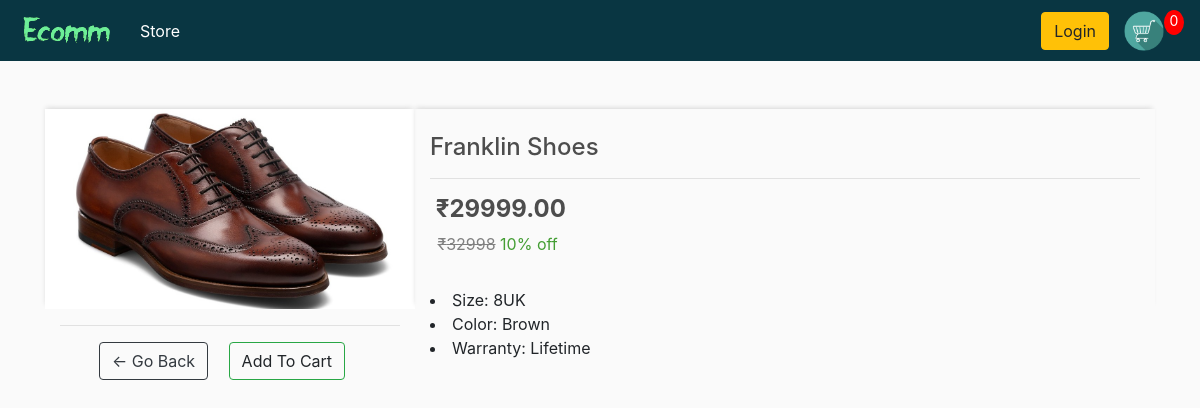
/product/5, run on the app's committed database.
### store/models.py (models this page shows, shortened)
class Product(models.Model):
    name = models.CharField(max_length=200, null=True)
    price = models.DecimalField(max_digits=9, decimal_places=2)
    digital = models.BooleanField(default=False, null=True, blank=False)
    image = models.ImageField(null=True, blank=True)
    description = models.CharField(max_length=1000, null=True, blank=True)
    @property
    def imageURL(self):
        try:
            url = self.image.url
        except:
            url = ''
        return url

### store/views.py (the view)
# urls.py: path('product/<int:pid>', productView, name="product"),
def productView(request, pid):
    data = cartData(request)
    cartItems = data['cartItems']
    product = Product.objects.get(id=pid)
    desc = []
    try:
        for i in product.description.split('<br>'):
            desc.append(i)
    except:
        pass
    originalPrice = int(int(product.price) * 1.10)
    context = {'product': product,
               'cartItems': cartItems,
               'desc': desc,
               'originalPrice': originalPrice}
    return render(request, 'store/product.html', context)

### store/utils.py (called while the page is built, shortened)
def cookieCart(request):
    try:
        cart = json.loads(request.COOKIES['cart'])
    except:
        cart = {}
        print('CART:', cart)
    items = []
    order = {'get_cart_total': 0, 'get_cart_items': 0, 'shipping': False}
    cartItems = order['get_cart_items']
    return {'cartItems': cartItems, 'order': order, 'items': items}

def cartData(request):
    if request.user.is_authenticated:
        customer = request.user.customer
        order, created = Order.objects.get_or_create(
            customer=customer, complete=False)
        items = order.orderitem_set.all()
        cartItems = order.get_cart_items
    else:
        cookieData = cookieCart(request)
        cartItems = cookieData['cartItems']
        order = cookieData['order']
        items = cookieData['items']
    return {'cartItems': cartItems, 'order': order, 'items': items}

### store/templates/store/product.html
{% extends "store/base.html" %}
{% load static %}
{% block content %}
	<div class="container-fluid my-4">
		<div class="row">
			<div class="col-md-4">
				<div class="row">
					<img class="thumbnail" src='{{product.imageURL}}' class="card-img-top">
				</div>
				<div class="my-2 text-center">
					<hr>
					<a class="btn btn-outline-dark" href="{% url 'store' %}">&#x2190; Go Back</a>
					<a data-product={{product.id}} data-action="add" class="btn btn-outline-success add-btn update-cart mx-3">Add To Cart</a>
				</div>
			</div>
			<div class="col-md-8 thumbnail">
				<br>
				<h4>{{product.name}}</h4>
				<hr>
				<h4><b>&nbsp;&#8377;{{product.price}}</b></h4>
				<div class="row">
					<p style="color: gray">&nbsp;&nbsp;&nbsp;&nbsp;&nbsp;<strike>&#8377;{{originalPrice}}</strike>
						<div style="color: #449e34"> &nbsp;10% off</div>
					</p>
				</div>
				<p>{% for i in desc %}
					<li>
						{{i}}
					</li>
				{% endfor %}
			</p>
		</div>
	</div>
</div>
{% endblock content %}

### static/css/main.css (style rules this page uses)
body { background-color: hsl(0, 0%, 98%); margin-bottom: 50px; }
h1,h2,h3,h4,h5,h6 { color:hsl(0, 0%, 30%); }
html { position: relative; min-height: 100%; }
.thumbnail { width: 100%; height: 200px; -webkit-box-shadow: -1px -3px 5px -2px rgba(214,214,214,1); -moz-box-shadow: -1px -3px 5px -2px rgba(214,214,214,1); box-shadow: -1px -3px 5px -2px rgba(214,214,214,1); }
.btn { border-radius: 2; }

### data on the page
Product: imageURL (picture), name "Franklin Shoes", price "29999.00"

### other printed values
{{ cartItems }} "0"
{{ originalPrice }} "32998"
{{ i }} "Size: 8UK" "Color: Brown" "Warranty: Lifetime"
